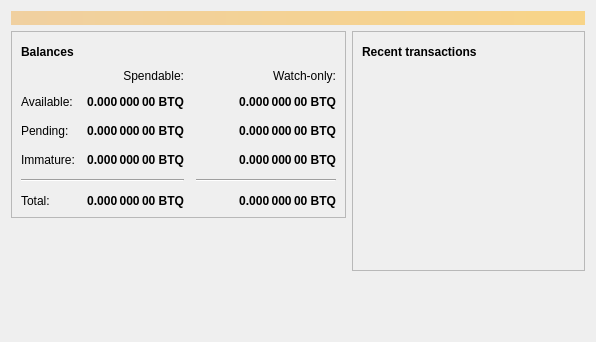
<?xml version="1.0" encoding="UTF-8"?>
<ui version="4.0">
 <class>OverviewPage</class>
 <widget class="QWidget" name="OverviewPage">
  <property name="geometry">
   <rect>
    <x>0</x>
    <y>0</y>
    <width>596</width>
    <height>342</height>
   </rect>
  </property>
  <property name="windowTitle">
   <string>Form</string>
  </property>
  <layout class="QVBoxLayout" name="topLayout">
   <item>
    <widget class="QLabel" name="labelAlerts">
     <property name="visible">
      <bool>false</bool>
     </property>
     <property name="styleSheet">
      <string notr="true">QLabel { background-color: qlineargradient(x1: 0, y1: 0, x2: 1, y2: 0, stop:0 #F0D0A0, stop:1 #F8D488); color:#000000; }</string>
     </property>
     <property name="wordWrap">
      <bool>true</bool>
     </property>
     <property name="margin">
      <number>3</number>
     </property>
     <property name="textInteractionFlags">
      <set>Qt::TextSelectableByMouse</set>
     </property>
    </widget>
   </item>
   <item>
    <layout class="QHBoxLayout" name="horizontalLayout" stretch="1,1">
     <item>
      <layout class="QVBoxLayout" name="verticalLayout_2">
       <item>
        <widget class="QFrame" name="frame">
         <property name="frameShape">
          <enum>QFrame::StyledPanel</enum>
         </property>
         <property name="frameShadow">
          <enum>QFrame::Raised</enum>
         </property>
         <layout class="QVBoxLayout" name="verticalLayout_4">
          <item>
           <layout class="QHBoxLayout" name="horizontalLayout_4">
            <item>
             <widget class="QLabel" name="label_5">
              <property name="font">
               <font>
                <weight>75</weight>
                <bold>true</bold>
               </font>
              </property>
              <property name="text">
               <string>Balances</string>
              </property>
             </widget>
            </item>
            <item>
             <widget class="QPushButton" name="labelWalletStatus">
              <property name="enabled">
               <bool>true</bool>
              </property>
              <property name="maximumSize">
               <size>
                <width>30</width>
                <height>16777215</height>
               </size>
              </property>
              <property name="toolTip">
               <string>The displayed information may be out of date. Your wallet automatically synchronizes with the Bitcoin network after a connection is established, but this process has not completed yet.</string>
              </property>
              <property name="text">
               <string/>
              </property>
              <property name="icon">
               <iconset resource="../bitcoin.qrc">
                <normaloff>:/icons/warning</normaloff>
                <disabledoff>:/icons/warning</disabledoff>:/icons/warning</iconset>
              </property>
              <property name="iconSize">
               <size>
                <width>24</width>
                <height>24</height>
               </size>
              </property>
              <property name="flat">
               <bool>true</bool>
              </property>
             </widget>
            </item>
            <item>
             <spacer name="horizontalSpacer_3">
              <property name="orientation">
               <enum>Qt::Horizontal</enum>
              </property>
              <property name="sizeHint" stdset="0">
               <size>
                <width>40</width>
                <height>20</height>
               </size>
              </property>
             </spacer>
            </item>
           </layout>
          </item>
          <item>
           <layout class="QGridLayout" name="gridLayout">
            <property name="spacing">
             <number>12</number>
            </property>
            <item row="2" column="2">
             <widget class="QLabel" name="labelWatchPending">
              <property name="font">
               <font>
                <weight>75</weight>
                <bold>true</bold>
               </font>
              </property>
              <property name="cursor">
               <cursorShape>IBeamCursor</cursorShape>
              </property>
              <property name="toolTip">
               <string>Unconfirmed transactions to watch-only addresses</string>
              </property>
              <property name="text">
               <string notr="true">0.000 000 00 BTQ</string>
              </property>
              <property name="alignment">
               <set>Qt::AlignRight|Qt::AlignTrailing|Qt::AlignVCenter</set>
              </property>
              <property name="textInteractionFlags">
               <set>Qt::LinksAccessibleByMouse|Qt::TextSelectableByKeyboard|Qt::TextSelectableByMouse</set>
              </property>
             </widget>
            </item>
            <item row="2" column="1">
             <widget class="QLabel" name="labelUnconfirmed">
              <property name="font">
               <font>
                <weight>75</weight>
                <bold>true</bold>
               </font>
              </property>
              <property name="cursor">
               <cursorShape>IBeamCursor</cursorShape>
              </property>
              <property name="toolTip">
               <string>Total of transactions that have yet to be confirmed, and do not yet count toward the spendable balance</string>
              </property>
              <property name="text">
               <string notr="true">0.000 000 00 BTQ</string>
              </property>
              <property name="alignment">
               <set>Qt::AlignRight|Qt::AlignTrailing|Qt::AlignVCenter</set>
              </property>
              <property name="textInteractionFlags">
               <set>Qt::LinksAccessibleByMouse|Qt::TextSelectableByKeyboard|Qt::TextSelectableByMouse</set>
              </property>
             </widget>
            </item>
            <item row="3" column="2">
             <widget class="QLabel" name="labelWatchImmature">
              <property name="font">
               <font>
                <weight>75</weight>
                <bold>true</bold>
               </font>
              </property>
              <property name="cursor">
               <cursorShape>IBeamCursor</cursorShape>
              </property>
              <property name="toolTip">
               <string>Mined balance in watch-only addresses that has not yet matured</string>
              </property>
              <property name="text">
               <string notr="true">0.000 000 00 BTQ</string>
              </property>
              <property name="alignment">
               <set>Qt::AlignRight|Qt::AlignTrailing|Qt::AlignVCenter</set>
              </property>
              <property name="textInteractionFlags">
               <set>Qt::LinksAccessibleByMouse|Qt::TextSelectableByKeyboard|Qt::TextSelectableByMouse</set>
              </property>
             </widget>
            </item>
            <item row="4" column="0" colspan="2">
             <widget class="Line" name="line">
              <property name="orientation">
               <enum>Qt::Horizontal</enum>
              </property>
             </widget>
            </item>
            <item row="4" column="2">
             <widget class="Line" name="lineWatchBalance">
              <property name="sizePolicy">
               <sizepolicy hsizetype="Preferred" vsizetype="Fixed">
                <horstretch>0</horstretch>
                <verstretch>0</verstretch>
               </sizepolicy>
              </property>
              <property name="minimumSize">
               <size>
                <width>140</width>
                <height>0</height>
               </size>
              </property>
              <property name="orientation">
               <enum>Qt::Horizontal</enum>
              </property>
             </widget>
            </item>
            <item row="5" column="0">
             <widget class="QLabel" name="labelTotalText">
              <property name="text">
               <string>Total:</string>
              </property>
             </widget>
            </item>
            <item row="3" column="1">
             <widget class="QLabel" name="labelImmature">
              <property name="font">
               <font>
                <weight>75</weight>
                <bold>true</bold>
               </font>
              </property>
              <property name="cursor">
               <cursorShape>IBeamCursor</cursorShape>
              </property>
              <property name="toolTip">
               <string>Mined balance that has not yet matured</string>
              </property>
              <property name="text">
               <string notr="true">0.000 000 00 BTQ</string>
              </property>
              <property name="alignment">
               <set>Qt::AlignRight|Qt::AlignTrailing|Qt::AlignVCenter</set>
              </property>
              <property name="textInteractionFlags">
               <set>Qt::LinksAccessibleByMouse|Qt::TextSelectableByKeyboard|Qt::TextSelectableByMouse</set>
              </property>
             </widget>
            </item>
            <item row="2" column="3">
             <spacer name="horizontalSpacer_2">
              <property name="orientation">
               <enum>Qt::Horizontal</enum>
              </property>
              <property name="sizeHint" stdset="0">
               <size>
                <width>40</width>
                <height>20</height>
               </size>
              </property>
             </spacer>
            </item>
            <item row="3" column="0">
             <widget class="QLabel" name="labelImmatureText">
              <property name="text">
               <string>Immature:</string>
              </property>
             </widget>
            </item>
            <item row="5" column="1">
             <widget class="QLabel" name="labelTotal">
              <property name="font">
               <font>
                <weight>75</weight>
                <bold>true</bold>
               </font>
              </property>
              <property name="cursor">
               <cursorShape>IBeamCursor</cursorShape>
              </property>
              <property name="toolTip">
               <string>Your current total balance</string>
              </property>
              <property name="text">
               <string notr="true">0.000 000 00 BTQ</string>
              </property>
              <property name="alignment">
               <set>Qt::AlignRight|Qt::AlignTrailing|Qt::AlignVCenter</set>
              </property>
              <property name="textInteractionFlags">
               <set>Qt::LinksAccessibleByMouse|Qt::TextSelectableByKeyboard|Qt::TextSelectableByMouse</set>
              </property>
             </widget>
            </item>
            <item row="5" column="2">
             <widget class="QLabel" name="labelWatchTotal">
              <property name="font">
               <font>
                <weight>75</weight>
                <bold>true</bold>
               </font>
              </property>
              <property name="cursor">
               <cursorShape>IBeamCursor</cursorShape>
              </property>
              <property name="toolTip">
               <string>Current total balance in watch-only addresses</string>
              </property>
              <property name="text">
               <string notr="true">0.000 000 00 BTQ</string>
              </property>
              <property name="alignment">
               <set>Qt::AlignRight|Qt::AlignTrailing|Qt::AlignVCenter</set>
              </property>
              <property name="textInteractionFlags">
               <set>Qt::LinksAccessibleByMouse|Qt::TextSelectableByKeyboard|Qt::TextSelectableByMouse</set>
              </property>
             </widget>
            </item>
            <item row="0" column="2">
             <widget class="QLabel" name="labelWatchonly">
              <property name="text">
               <string>Watch-only:</string>
              </property>
              <property name="alignment">
               <set>Qt::AlignRight|Qt::AlignTrailing|Qt::AlignVCenter</set>
              </property>
             </widget>
            </item>
            <item row="1" column="0">
             <widget class="QLabel" name="labelBalanceText">
              <property name="text">
               <string>Available:</string>
              </property>
             </widget>
            </item>
            <item row="1" column="1">
             <widget class="QLabel" name="labelBalance">
              <property name="font">
               <font>
                <weight>75</weight>
                <bold>true</bold>
               </font>
              </property>
              <property name="cursor">
               <cursorShape>IBeamCursor</cursorShape>
              </property>
              <property name="toolTip">
               <string>Your current spendable balance</string>
              </property>
              <property name="text">
               <string notr="true">0.000 000 00 BTQ</string>
              </property>
              <property name="alignment">
               <set>Qt::AlignRight|Qt::AlignTrailing|Qt::AlignVCenter</set>
              </property>
              <property name="textInteractionFlags">
               <set>Qt::LinksAccessibleByMouse|Qt::TextSelectableByKeyboard|Qt::TextSelectableByMouse</set>
              </property>
             </widget>
            </item>
            <item row="1" column="2">
             <widget class="QLabel" name="labelWatchAvailable">
              <property name="font">
               <font>
                <weight>75</weight>
                <bold>true</bold>
               </font>
              </property>
              <property name="cursor">
               <cursorShape>IBeamCursor</cursorShape>
              </property>
              <property name="toolTip">
               <string>Your current balance in watch-only addresses</string>
              </property>
              <property name="text">
               <string notr="true">0.000 000 00 BTQ</string>
              </property>
              <property name="alignment">
               <set>Qt::AlignRight|Qt::AlignTrailing|Qt::AlignVCenter</set>
              </property>
              <property name="textInteractionFlags">
               <set>Qt::LinksAccessibleByMouse|Qt::TextSelectableByKeyboard|Qt::TextSelectableByMouse</set>
              </property>
             </widget>
            </item>
            <item row="2" column="0">
             <widget class="QLabel" name="labelPendingText">
              <property name="text">
               <string>Pending:</string>
              </property>
             </widget>
            </item>
            <item row="0" column="1">
             <widget class="QLabel" name="labelSpendable">
              <property name="text">
               <string>Spendable:</string>
              </property>
              <property name="alignment">
               <set>Qt::AlignRight|Qt::AlignTrailing|Qt::AlignVCenter</set>
              </property>
             </widget>
            </item>
           </layout>
          </item>
         </layout>
        </widget>
       </item>
       <item>
        <spacer name="verticalSpacer">
         <property name="orientation">
          <enum>Qt::Vertical</enum>
         </property>
         <property name="sizeHint" stdset="0">
          <size>
           <width>20</width>
           <height>40</height>
          </size>
         </property>
        </spacer>
       </item>
      </layout>
     </item>
     <item>
      <layout class="QVBoxLayout" name="verticalLayout_3">
       <item>
        <widget class="QFrame" name="frame_2">
         <property name="frameShape">
          <enum>QFrame::StyledPanel</enum>
         </property>
         <property name="frameShadow">
          <enum>QFrame::Raised</enum>
         </property>
         <layout class="QVBoxLayout" name="verticalLayout">
          <item>
           <layout class="QHBoxLayout" name="horizontalLayout_2">
            <item>
             <widget class="QLabel" name="label_4">
              <property name="font">
               <font>
                <weight>75</weight>
                <bold>true</bold>
               </font>
              </property>
              <property name="text">
               <string>Recent transactions</string>
              </property>
             </widget>
            </item>
            <item>
             <widget class="QPushButton" name="labelTransactionsStatus">
              <property name="enabled">
               <bool>true</bool>
              </property>
              <property name="maximumSize">
               <size>
                <width>30</width>
                <height>16777215</height>
               </size>
              </property>
              <property name="toolTip">
               <string>The displayed information may be out of date. Your wallet automatically synchronizes with the Bitcoin network after a connection is established, but this process has not completed yet.</string>
              </property>
              <property name="text">
               <string/>
              </property>
              <property name="icon">
               <iconset resource="../bitcoin.qrc">
                <normaloff>:/icons/warning</normaloff>
                <disabledoff>:/icons/warning</disabledoff>:/icons/warning</iconset>
              </property>
              <property name="iconSize">
               <size>
                <width>24</width>
                <height>24</height>
               </size>
              </property>
              <property name="flat">
               <bool>true</bool>
              </property>
             </widget>
            </item>
            <item>
             <spacer name="horizontalSpacer">
              <property name="orientation">
               <enum>Qt::Horizontal</enum>
              </property>
              <property name="sizeHint" stdset="0">
               <size>
                <width>40</width>
                <height>20</height>
               </size>
              </property>
             </spacer>
            </item>
           </layout>
          </item>
          <item>
           <widget class="QListView" name="listTransactions">
            <property name="styleSheet">
             <string notr="true">QListView { background: transparent; }</string>
            </property>
            <property name="frameShape">
             <enum>QFrame::NoFrame</enum>
            </property>
            <property name="verticalScrollBarPolicy">
             <enum>Qt::ScrollBarAlwaysOff</enum>
            </property>
            <property name="horizontalScrollBarPolicy">
             <enum>Qt::ScrollBarAlwaysOff</enum>
            </property>
            <property name="selectionMode">
             <enum>QAbstractItemView::NoSelection</enum>
            </property>
           </widget>
          </item>
         </layout>
        </widget>
       </item>
       <item>
        <spacer name="verticalSpacer_2">
         <property name="orientation">
          <enum>Qt::Vertical</enum>
         </property>
         <property name="sizeHint" stdset="0">
          <size>
           <width>20</width>
           <height>40</height>
          </size>
         </property>
        </spacer>
       </item>
      </layout>
     </item>
    </layout>
   </item>
  </layout>
 </widget>
 <resources/>
 <connections/>
</ui>
